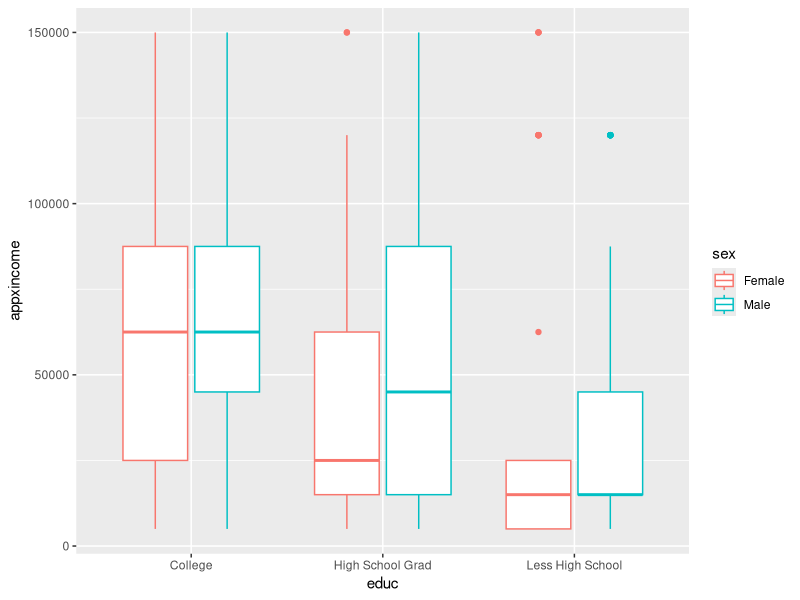

The R script that drew this image:
library(tidyverse)
edu_df <- read.csv("GenderEduIncome.csv")

edu_df %>% ggplot(aes(x = educ, y = appxincome, color = sex)) +
  geom_boxplot()

result_aov <- edu_df %>% 
  aov(formula = appxincome ~ educ * sex, data =.)
summary(result_aov)
# Df    Sum Sq   Mean Sq F value   Pr(>F)    
# educ           2 1.930e+11 9.652e+10  54.813  < 2e-16 ***
#   sex            1 3.209e+10 3.209e+10  18.220 2.08e-05 ***
#   educ:sex       2 7.049e+09 3.525e+09   2.001    0.135    
# Residuals   1582 2.786e+12 1.761e+09                     

TukeyHSD(result_aov, conf.level = 0.95)
# Tukey multiple comparisons of means
# 95% family-wise confidence level

# Fit: aov(formula = appxincome ~ educ * sex, data = .)

# $educ
# diff       lwr         upr    p adj
# High School Grad-College          -20434.99 -26075.92 -14794.0551 0.000000
# Less High School-College          -31926.72 -42044.10 -21809.3386 0.000000
# Less High School-High School Grad -11491.73 -22254.03   -729.4354 0.033043

# $sex
# diff      lwr      upr    p adj 
# Male-Female 8992.289 4853.664 13130.91 2.15e-05

# $`educ:sex`
#                                                     diff          lwr         upr     p adj
# High School Grad:Female-College:Female          -25455.4080 -35713.03170 -15197.7843 0.0000000 (reject)
# Less High School:Female-College:Female          -28299.0812 -47101.73559  -9496.4269 0.0002683 (reject)
# College:Male-College:Female                       7321.2805    -49.29916  14691.8602 0.0527399 (fail to reject)
# High School Grad:Male-College:Female            -10030.9836 -19343.51455   -718.4526 0.0261724 (reject)
# Less High School:Male-College:Female            -28109.6873 -44439.31756 -11780.0570 0.0000148 (reject)
# Less High School:Female-High School Grad:Female  -2843.6732 -22926.03934  17238.6929 0.9986198 (fail to reject)
# College:Male-High School Grad:Female             32776.6886  22574.38179  42978.9953 0.0000000 (reject)
# High School Grad:Male-High School Grad:Female    15424.4244   3741.75131  27107.0975 0.0023607 (reject)
# Less High School:Male-High School Grad:Female    -2654.2793 -20442.43384  15133.8753 0.9982242 (fail to reject)
# College:Male-Less High School:Female             35620.3618  16847.82784  54392.8957 0.0000011 (reject)
# High School Grad:Male-Less High School:Female    18268.0976  -1348.37040  37884.5657 0.0846618 (fail to reject)
# Less High School:Male-Less High School:Female      189.3939 -23574.85253  23953.6404 1.0000000 (fail to reject)
# High School Grad:Male-College:Male              -17352.2641 -26603.82902  -8100.6993 0.0000015 (reject)
# Less High School:Male-College:Male              -35430.9678 -51725.90707 -19136.0286 0.0000000 (reject)
# Less High School:Male-High School Grad:Male     -18078.7037 -35339.14495   -818.2625 0.0338237 (reject)